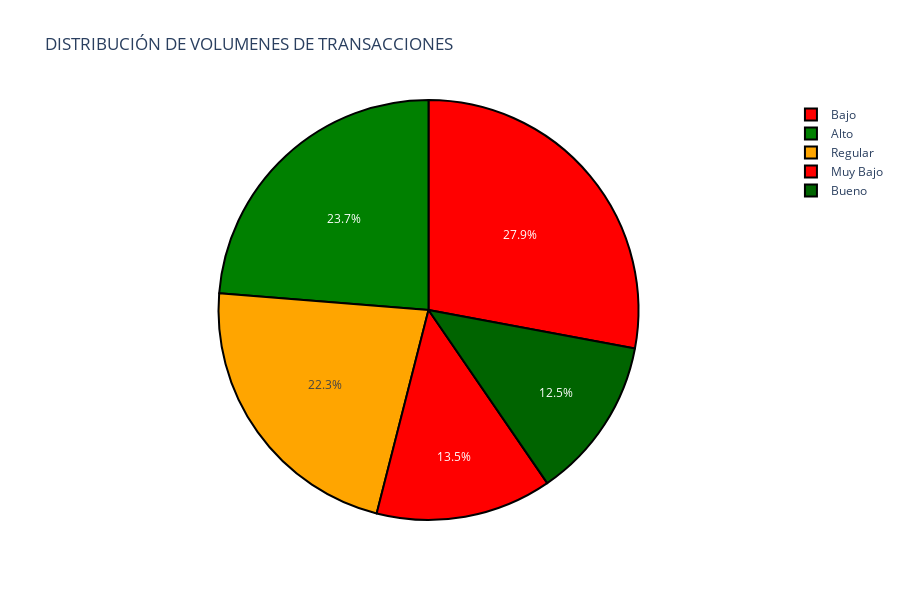

Notebook code for this chart:
### Code cell
#Percentage per gender
colors = ['red', 'green', 'orange', 'red','darkgreen']
fig = px.pie(volumen, values='volumen', names=volumen.index, title='DISTRIBUCIÓN DE VOLUMENES DE TRANSACCIONES',height=600)
fig.update_traces(marker=dict(colors=colors, line=dict(color='#000000', width=2)))
fig.show()

### Figure 1 — Plotly figure (JSON) as saved in the notebook; plotly's stock layout.template omitted (floating-point values rounded to 4 significant figures)
{"data": [{"domain": {"x": [0, 1], "y": [0, 1]}, "hovertemplate": "index=%{label}<br>volumen=%{value}<extra></extra>", "labels": ["Bajo", "Alto", "Regular", "Muy Bajo", "Bueno"], "legendgroup": "", "marker": {"colors": ["red", "green", "orange", "red", "darkgreen"], "line": {"color": "#000000", "width": 2}}, "name": "", "showlegend": true, "type": "pie", "values": [619, 526, 494, 300, 277]}], "layout": {"height": 600, "legend": {"tracegroupgap": 0}, "title": {"text": "DISTRIBUCIÓN DE VOLUMENES DE TRANSACCIONES"}}}
